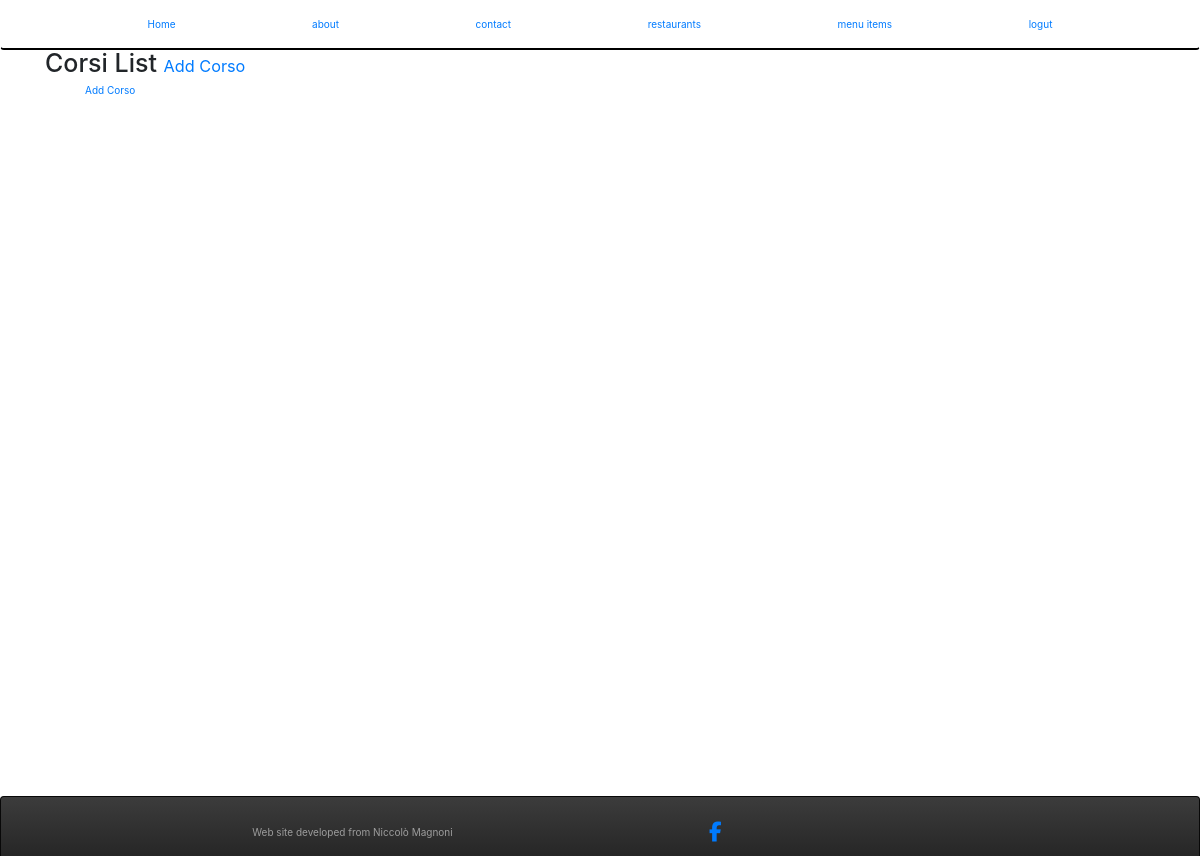
Before: /corsi/ (signed in) with the older database file.
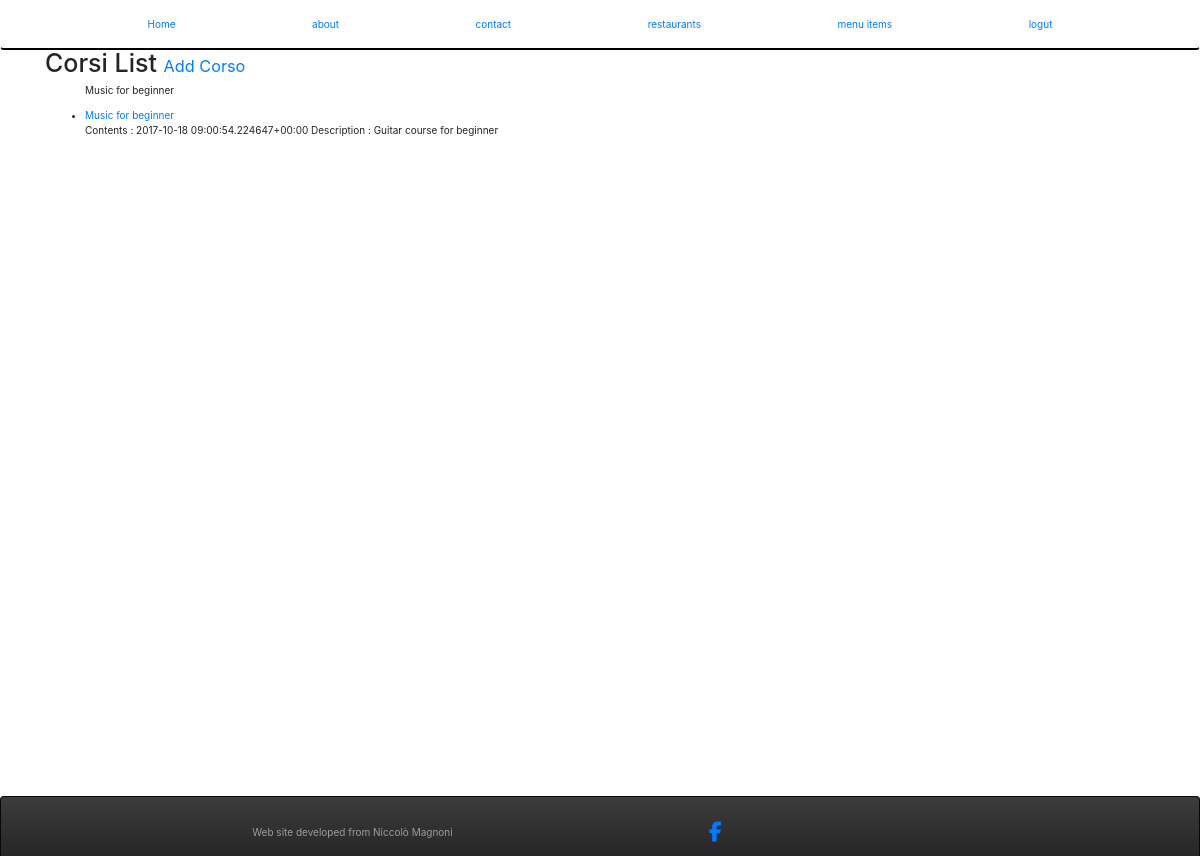
After: the same page with the newer database file.
### corsi/models.py (models this page shows)
class Corsi(models.Model):
	owner 				= models.OneToOneField(User)
	seguono       = models.ManyToManyField(User, related_name='seguiti', blank=True)
	name 		= models.CharField(max_length=120)
	description 		= models.CharField(max_length=120)
	contents	= models.TextField(help_text='separate each item by comma')
	timestamp 	= models.DateTimeField(auto_now_add=True)
	updated 	= models.DateTimeField(auto_now=True)
	def get_absolute_url(self):
		return reverse('corsi:detail', kwargs={"pk":self.pk})

### corsi/views.py (the view)
class CorsiListView(LoginRequiredMixin, ListView):
	def get_queryset(self):
		return Corsi.objects.all()

### corsi/templates/corsi/corsi_list.html (shortened to what this page needs)
{% extends 'base.html' %}
{% block content %}
<h1>Corsi List <small><a href='{% url "corsi:create" %}'> Add Corso </a></small></h1>
<ul>
	{% for obj in object_list %}
		<p>{{obj.name}}</p>
		<li><a href='{{ obj.get_absolute_url }}'>{{ obj.name }}</a><br>
		Contents : {{ obj.contents }}
		Description : {{ obj.description }}
		{% empty %}
			<a href='{% url "corsi:create" %}'> Add Corso </a>
	{% endfor %}
</ul>
{% endblock %}

### templates/base.html (shortened to what this page needs)
<!DOCTYPE html>
	<html lang="en">
	<head>
		{% include 'snippets/css.html' %}
	</head>
	<body>
	{% include 'snippets/nav.html' %}
	<div class="container">
	{% block content %}
	{% endblock content %}
	</div>
	{% include 'snippets/footer.html' %}
	</body>
	</html>

### templates/snippets/css.html (shortened to what this page needs)
{% load staticfiles %}
<link rel="stylesheet" href="https://maxcdn.bootstrapcdn.com/bootstrap/3.3.7/css/bootstrap.min.css">
<link rel="stylesheet" href="https://maxcdn.bootstrapcdn.com/bootstrap/3.3.7/css/bootstrap-theme.min.css">
<link href="{% static 'css/navbar.css'%}" rel="stylesheet">
<link href="{% static 'css/bootstrap.css'%}" rel="stylesheet">
<link href="{% static 'css/custom.css'%}" rel="stylesheet">

### templates/snippets/nav.html
<div class="navbar">
<a href='{% url "home" %}'>Home</a>
<a href='{% url "about" %}'>about</a>
<a href='{% url "contact" %}'>contact</a>
{% if request.user.is_authenticated %}
	<a href='{% url "restaurants:list" %}'>restaurants</a>
	<a href='{% url "menus:list" %}'>menu items</a>
	<a href='{% url "logout" %}'>logut</a>
{% else %}
	<a href='{% url "login" %}'>Login</a>
	<a href='{% url "register" %}'>Register</a>
{% endif %}
</div>

### templates/snippets/js.html (shortened to what this page needs)
{% load staticfiles %}

### templates/snippets/footer.html
<footer>
<div class= " navbar navbar-inverse navbar-static-bottom" role="navigation">
    <div class="navbar-text pull-left">
		Web site developed from Niccolò Magnoni
    </div>
    <div class= "navbar-text pull-right">
		 <a href="https://www.facebook.com/marco.iadeluca">
            <i class="fa fa-facebook fa-2x" aria-hidden="true"></i>
    </div>
</div>
</footer>

### static/css/navbar.css (style rules this page uses)
body { min-height: 300px; }
.navbar { border-bottom-style: solid; border-bottom-color: black; border-bottom-width: 2px; margin-bottom: 0px; }

### static/css/custom.css (style rules this page uses)
footer { position: absolute; bottom: 0; width: 100%; height: 60px; background-color: #f5f5f5; }

Changed rows visible on the page:
added Corsi: name "Music for beginner", contents "2017-10-18 09:00:54.224647+00:00", description "Guitar course for beginner"
Other visible differences:
text no longer shown: "Add Corso"
